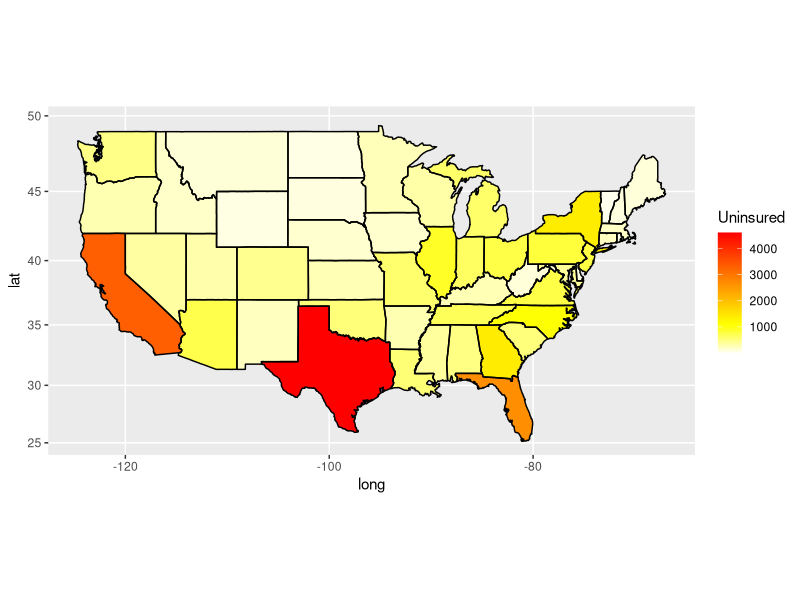

This figure's R source:
## ---- chunk 1
Path <- "~/Documents/R Programming/Census"
setwd(Path)
getwd()
install.packages("openxlsx")
library(openxlsx)
abc<-read.xlsx("spreadsheet.xlsx")
## ---- chunk 2
abc<- abc[-c(1,2),]
## ---- chunk 3
abc <-abc[,-c(9:12)]
abc <-abc[,-c(2:6)]
abc <-abc[,-c(3)]
head(abc)
## ---- chunk 4
abc$State <- gsub("…","", abc$State, fixed = TRUE)
abc$State <- gsub(".","", abc$State, fixed = TRUE)
head(abc, 5)
str(abc$State)

## ---- chunk 5
abc$`2015.Uninsured` <- as.numeric(abc$`2015.Uninsured`)
str(abc)
## ---- chunk 6
colnames(abc) [2]<- "Uninsured"
head(abc)
## ---- chunk 7
install.packages("maps")
library(maps)
install.packages(ggplot2)
library(ggplot2)
install.packages('mapproj')
library(mapproj)
abc$region <- tolower(abc$State)
head(abc,15)
states <- map_data("state")
map.df <- merge(states,abc, by="region", all.x=T)
map.df <- map.df[order(map.df$order),]
head(map.df)
ggplot(map.df, aes(x=long,y=lat,group=group))+
  geom_polygon(aes(fill=Uninsured))+
  geom_path()+ 
  scale_fill_gradientn(colours=rev(heat.colors(30)))+
  coord_map()
